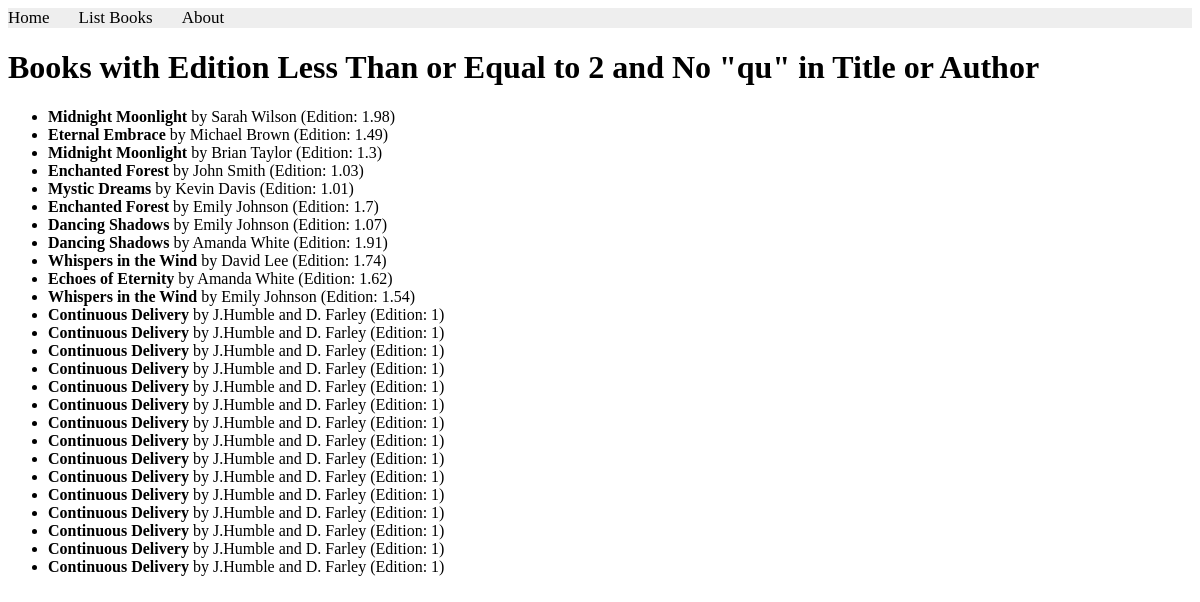
The app's page /books/lab8/task3, older data.
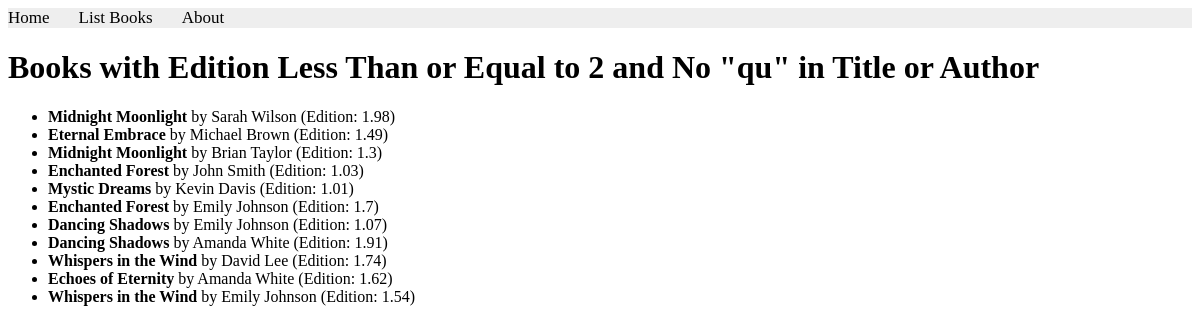
The same page, newer data.
### apps/bookmodule/models.py (models this page shows)
class Book(models.Model):
    title = models.CharField(max_length = 50)
    author = models.CharField(max_length = 50)
    price = models.FloatField(default = 0.0)
    edition = models.SmallIntegerField(default = 1)

### apps/bookmodule/views.py (the view)
# urls.py: path('lab8/task3', views.books_task3, name='books.task3'),
def books_task3(request):
    edition_condition = Q(edition__lte=2)
    title_condition = ~Q(title__icontains='qu')
    author_condition = ~Q(author__icontains='qu')
    books = Book.objects.filter(edition_condition & (title_condition | author_condition))
    return render(request, 'bookmodule/task3.html', {'books': books})

### apps/templates/bookmodule/task3.html (shortened to what this page needs)
{% extends "bookmodule/layouts/base.html" %}
{% load static %}
{% block content %}
<h1>Books with Edition Less Than or Equal to 2 and No "qu" in Title or Author</h1>
    <ul>
        {% for book in books %}
            <li>
                <strong>{{ book.title }}</strong> by {{ book.author }} (Edition: {{ book.edition }})
            </li>
        {% empty %}
            <li>No books found matching the criteria.</li>
        {% endfor %}
    </ul>
{% endblock content %}

### apps/templates/bookmodule/layouts/base.html (shortened to what this page needs)
<!DOCTYPE html>
<html>
{% load static %}
<head>
<link rel="stylesheet" href="{% static 'styles.css' %}">
<link rel="stylesheet" href="https://cdnjs.cloudflare.com/ajax/libs/font-awesome/4.7.0/css/font-awesome.min.css">
</head>
<body>
{% include "../includes/header.html" %}
{% block content %} {% endblock content %}
</body>
</html>

### apps/templates/bookmodule/includes/header.html
{% with request.resolver_match.url_name as url_name %}
<div class="topnav">
<a class="{% if url_name == 'books.index' %}active{% endif %}" href="{% url "books.index" %}">Home</a>
<a class="{% if url_name == 'books.list_books' %}active{% endif %}" href="{% url "books.list_books" %}">List Books</a>
<a class="{% if url_name == 'books.aboutus' %}active{% endif %}" href="{% url "books.aboutus" %}">About</a>
</div>
{% endwith %}

### apps/static/styles.css (style rules this page uses)
.topnav { background-color: #eeeeee; width: 100%; }
.topnav a { color: #000000; text-align: center; margin-right: 25px; text-decoration: none; font-size: 17px; }

Row changes from the older to the newer data that the page shows:
removed Book: title "Continuous Delivery", author "J.Humble and D. Farley", edition "1"
removed Book: title "Continuous Delivery", author "J.Humble and D. Farley", edition "1"
removed Book: title "Continuous Delivery", author "J.Humble and D. Farley", edition "1"
removed Book: title "Continuous Delivery", author "J.Humble and D. Farley", edition "1"
removed Book: title "Continuous Delivery", author "J.Humble and D. Farley", edition "1"
removed Book: title "Continuous Delivery", author "J.Humble and D. Farley", edition "1"
removed Book: title "Continuous Delivery", author "J.Humble and D. Farley", edition "1"
removed Book: title "Continuous Delivery", author "J.Humble and D. Farley", edition "1"
removed Book: title "Continuous Delivery", author "J.Humble and D. Farley", edition "1"
removed Book: title "Continuous Delivery", author "J.Humble and D. Farley", edition "1"
removed Book: title "Continuous Delivery", author "J.Humble and D. Farley", edition "1"
removed Book: title "Continuous Delivery", author "J.Humble and D. Farley", edition "1"
removed Book: title "Continuous Delivery", author "J.Humble and D. Farley", edition "1"
removed Book: title "Continuous Delivery", author "J.Humble and D. Farley", edition "1"
removed Book: title "Continuous Delivery", author "J.Humble and D. Farley", edition "1"
